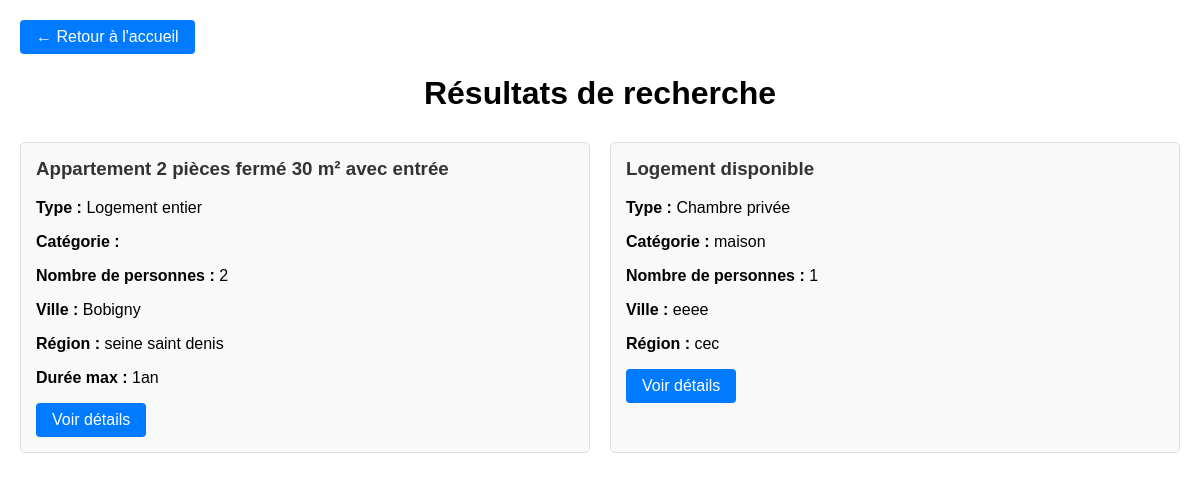
Before: /annonce/searchPage/ with the older database file.
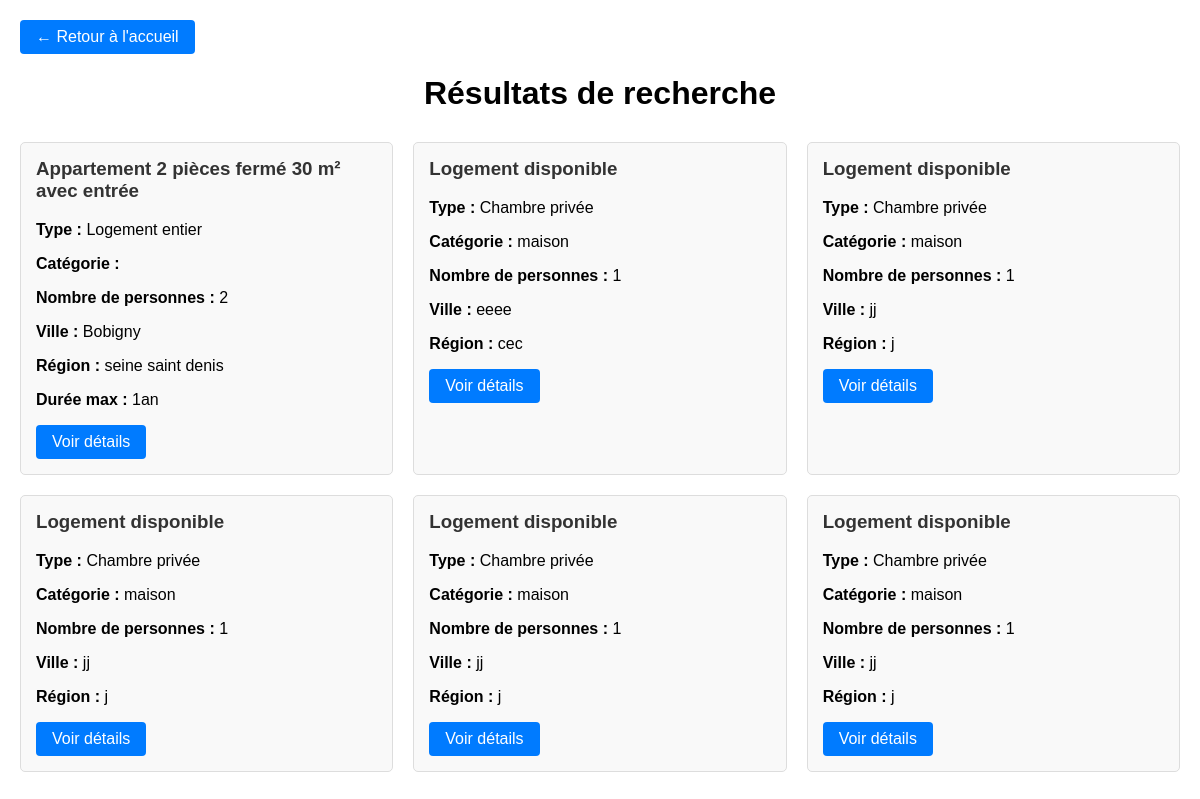
After: the same page with the newer database file.
### annonce/models.py (models this page shows)
class Annonce(models.Model):
    user = models.ForeignKey(
        settings.AUTH_USER_MODEL,
        null=True,
        on_delete=models.CASCADE,
        unique=False
    )
    class TypeHebergement(models.TextChoices):
        Appartemment = 'APPT', _('Appartemment')
        Maison = 'MAIS', _('Maison')
        Studio = 'STUD', _('Studio')
        Autre = 'OTHR', _('Autre')
    hebergement_choice = models.CharField(
        max_length=4,
        choices=TypeHebergement.choices,
        default=TypeHebergement.Appartemment,
        verbose_name="Type d'hébergement"
    )
    class TypeLocation(models.TextChoices):
        logement_entier = 'ENTR', _('Logement entier')
        chambre_privee = 'PRIV', _('Chambre privée')
        chambre_partagee = 'PART', _('Chambre partagée')
    type_location_choices = models.CharField(
        max_length=4,
        choices=TypeLocation.choices,
        default=TypeLocation.logement_entier,
        verbose_name="Location partielle ou totale"
    )
    categorie_logement = models.CharField(max_length=50, blank=True)
    titre_logement = models.CharField(max_length=50, blank=True)
    description = models.TextField(blank=True)
    nombre_personne = IntegerField(
        default=1,
        validators=[
            MaxValueValidator(20),
            MinValueValidator(1)
        ],
        blank=True
    )
    pieces_couchage = IntegerField(
        default=1,
        validators=[
            MaxValueValidator(10),
            MinValueValidator(1)
        ],
        blank=True
    )
    equipements = models.ManyToManyField(Equipements, blank=True)
    services = models.ManyToManyField(Services, blank=True)
    categorie_service = models.ManyToManyField(CategorieService, blank=True)
    charges = models.ManyToManyField(Charges, blank=True)
    dureeLocationMini = models.CharField(blank=True,null=True, max_length=50)
    dureeLocationMaxi = models.CharField(blank=True,null=True, max_length=50)
    loyer_tc = models.FloatField(max_length=50, blank=True, null=True)
    charges_loyer = models.FloatField(max_length=50, blank=True, null=True)
    reservation = models.OneToOneField(
        settings.AUTH_USER_MODEL,
        null=True,
        on_delete=models.CASCADE,
        unique=False,
        related_name = 'user_reserved'
    )
    reserved = models.BooleanField(default=False)
    address = models.OneToOneField(
        AdressAnnonce,
        on_delete=models.CASCADE,
        null=True,
    )

class AdressAnnonce(models.Model):
    rue = models.CharField(blank=True, max_length=20)
    voie = models.CharField(blank=True, max_length=35)
    ville = models.CharField(blank=True, max_length=20)
    region = models.CharField(blank=True, max_length=20)
    zipCode = models.CharField(blank=True, max_length=5)
    pays = models.CharField(blank=True, max_length=20)

### annonceMain/views.py (the view)
# urls.py: path('annonce/searchPage/', views.searchPage, name='search_annonce'),
def searchPage(request):
    myFilter = Annonce.objects.all()
    image = ImageLogement.objects.all()
    query_ville = request.GET.get('query_ville')
    query_location = request.GET.get('query_location')
    query_locataires = request.GET.get('query_locataires')
    if query_ville != '' and query_ville is not None:
        myFilter = myFilter.filter(address__ville__icontains=query_ville)
    if query_locataires != '' and query_locataires is not None:
        myFilter = myFilter.filter(nombre_personne=query_locataires)
    if query_location != '' and query_location is not None:
        myFilter = myFilter.filter(dureeLocationMaxi=query_location)
    if query_ville != '' and query_ville is not None and query_locataires != '' and query_locataires is not None:
        myFilter = myFilter.filter(address__ville__icontains=query_ville, nombre_personne=query_locataires)
    if query_ville != '' and query_ville is not None and query_locataires != '' and query_locataires is not None and \
            query_location != '' and query_location is not None:
        myFilter = myFilter.filter(address__ville__icontains=query_ville, nombre_personne=query_locataires,
                                   dureeLocationMaxi = query_location)
    context = {'annonces': myFilter, 'image':image}
    return render(request, 'annonce/search/search_page.html', context)

### templates/annonce/search/search_page.html (shortened to what this page needs)
<!DOCTYPE html>
<html lang="fr">
<head>
</head>
<body>
    <div class="back-link">
        <a href="/" class="btn">← Retour à l'accueil</a>
    </div>
    <div class="header">
        <h1>Résultats de recherche</h1>
    </div>
    {% if annonces %}
    <div class="results-grid">
        {% for annonce in annonces %}
        <div class="annonce-card">
            <h3>{{ annonce.titre_logement|default:"Logement disponible" }}</h3>
            <p><strong>Type :</strong> {{ annonce.get_type_location_choices_display }}</p>
            <p><strong>Catégorie :</strong> {{ annonce.categorie_logement }}</p>
            <p><strong>Nombre de personnes :</strong> {{ annonce.nombre_personne }}</p>
            {% if annonce.address %}
                <p><strong>Ville :</strong> {{ annonce.address.ville }}</p>
                <p><strong>Région :</strong> {{ annonce.address.region }}</p>
            {% endif %}
            {% if annonce.dureeLocationMaxi %}
                <p><strong>Durée max :</strong> {{ annonce.dureeLocationMaxi }}</p>
            {% endif %}
            <a href="/annonce/detail_annonce/{{ annonce.id }}" class="btn">Voir détails</a>
        </div>
        {% endfor %}
    </div>
    {% else %}
    <div class="no-results">
        <h2>Aucun résultat trouvé</h2>
        <p>Essayez de modifier vos critères de recherche.</p>
        <a href="/" class="btn">Nouvelle recherche</a>
    </div>
    {% endif %}
</body>
</html>

Changed rows visible on the page:
added Annonce: titre_logement "Logement disponible", type_location_choices "Chambre privée", categorie_logement "maison", nombre_personne "1", address.ville "jj", address.region "j"
added Annonce: titre_logement "Logement disponible", type_location_choices "Chambre privée", categorie_logement "maison", nombre_personne "1", address.ville "jj", address.region "j"
added Annonce: titre_logement "Logement disponible", type_location_choices "Chambre privée", categorie_logement "maison", nombre_personne "1", address.ville "jj", address.region "j"
added Annonce: titre_logement "Logement disponible", type_location_choices "Chambre privée", categorie_logement "maison", nombre_personne "1", address.ville "jj", address.region "j"
